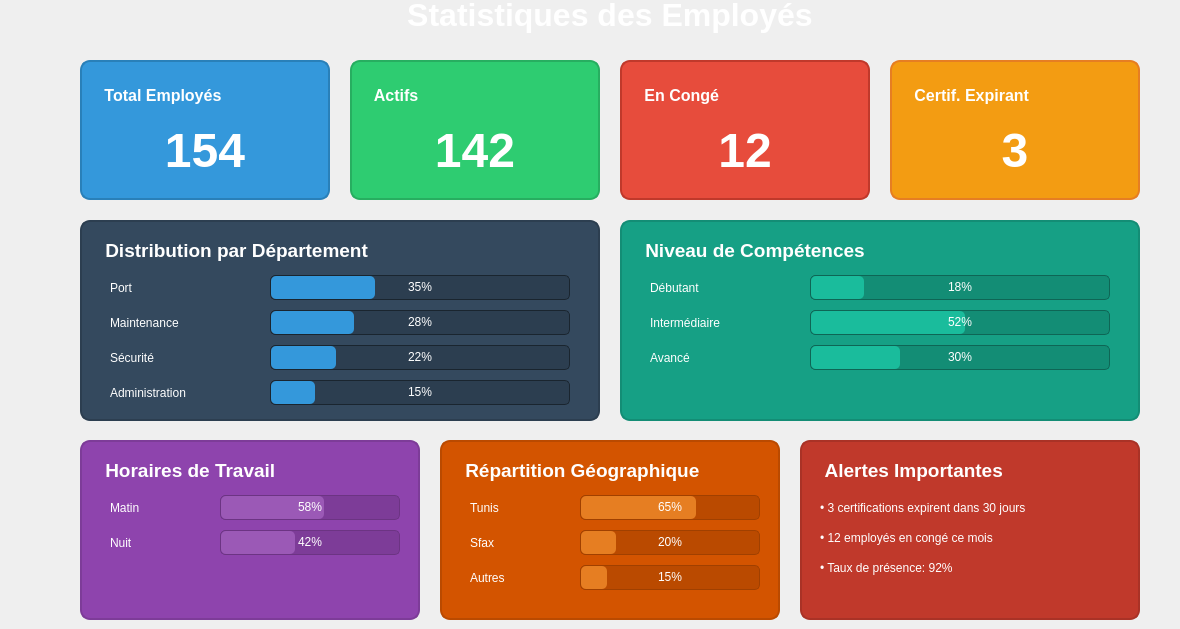
              <widget class="QWidget" name="subPageEmpl4">
               <widget class="QLabel" name="lblMetierTitle">
                <property name="geometry">
                 <rect>
                  <x>40</x>
                  <y>-10</y>
                  <width>1131</width>
                  <height>50</height>
                 </rect>
                </property>
                <property name="font">
                 <font>
                  <family>Segoe UI</family>
                  <pointsize>24</pointsize>
                  <bold>true</bold>
                 </font>
                </property>
                <property name="styleSheet">
                 <string notr="true">color: #1a3a52; background-color: transparent;
background-image: url(:/new/prefix1/18.jpg);
color: rgb(255, 255, 255);</string>
                </property>
                <property name="text">
                 <string> Statistiques des Employés</string>
                </property>
                <property name="alignment">
                 <set>Qt::AlignmentFlag::AlignCenter</set>
                </property>
               </widget>
               <widget class="QFrame" name="frameCard1">
                <property name="geometry">
                 <rect>
                  <x>80</x>
                  <y>60</y>
                  <width>250</width>
                  <height>140</height>
                 </rect>
                </property>
                <property name="styleSheet">
                 <string notr="true">QFrame { background-color: #3498db; border-radius: 10px; border: 2px solid #2980b9; }
QLabel { color: white; border: none; }</string>
                </property>
                <property name="frameShape">
                 <enum>QFrame::Shape::StyledPanel</enum>
                </property>
                <widget class="QLabel" name="lblTotalEmployees">
                 <property name="geometry">
                  <rect>
                   <x>20</x>
                   <y>20</y>
                   <width>210</width>
                   <height>30</height>
                  </rect>
                 </property>
                 <property name="font">
                  <font>
                   <pointsize>12</pointsize>
                   <bold>true</bold>
                  </font>
                 </property>
                 <property name="text">
                  <string> Total Employés</string>
                 </property>
                </widget>
                <widget class="QLabel" name="lblTotalEmployeesValue">
                 <property name="geometry">
                  <rect>
                   <x>20</x>
                   <y>60</y>
                   <width>210</width>
                   <height>60</height>
                  </rect>
                 </property>
                 <property name="font">
                  <font>
                   <pointsize>36</pointsize>
                   <bold>true</bold>
                  </font>
                 </property>
                 <property name="text">
                  <string>154</string>
                 </property>
                 <property name="alignment">
                  <set>Qt::AlignmentFlag::AlignCenter</set>
                 </property>
                </widget>
               </widget>
               <widget class="QFrame" name="frameCard2">
                <property name="geometry">
                 <rect>
                  <x>350</x>
                  <y>60</y>
                  <width>250</width>
                  <height>140</height>
                 </rect>
                </property>
                <property name="styleSheet">
                 <string notr="true">QFrame { background-color: #2ecc71; border-radius: 10px; border: 2px solid #27ae60; }
QLabel { color: white; border: none; }</string>
                </property>
                <property name="frameShape">
                 <enum>QFrame::Shape::StyledPanel</enum>
                </property>
                <widget class="QLabel" name="lblActiveEmployees">
                 <property name="geometry">
                  <rect>
                   <x>20</x>
                   <y>20</y>
                   <width>210</width>
                   <height>30</height>
                  </rect>
                 </property>
                 <property name="font">
                  <font>
                   <pointsize>12</pointsize>
                   <bold>true</bold>
                  </font>
                 </property>
                 <property name="text">
                  <string> Actifs</string>
                 </property>
                </widget>
                <widget class="QLabel" name="lblActiveEmployeesValue">
                 <property name="geometry">
                  <rect>
                   <x>20</x>
                   <y>60</y>
                   <width>210</width>
                   <height>60</height>
                  </rect>
                 </property>
                 <property name="font">
                  <font>
                   <pointsize>36</pointsize>
                   <bold>true</bold>
                  </font>
                 </property>
                 <property name="text">
                  <string>142</string>
                 </property>
                 <property name="alignment">
                  <set>Qt::AlignmentFlag::AlignCenter</set>
                 </property>
                </widget>
               </widget>
               <widget class="QFrame" name="frameCard3">
                <property name="geometry">
                 <rect>
                  <x>620</x>
                  <y>60</y>
                  <width>250</width>
                  <height>140</height>
                 </rect>
                </property>
                <property name="styleSheet">
                 <string notr="true">QFrame { background-color: #e74c3c; border-radius: 10px; border: 2px solid #c0392b; }
QLabel { color: white; border: none; }</string>
                </property>
                <property name="frameShape">
                 <enum>QFrame::Shape::StyledPanel</enum>
                </property>
                <widget class="QLabel" name="lblOnLeave">
                 <property name="geometry">
                  <rect>
                   <x>20</x>
                   <y>20</y>
                   <width>210</width>
                   <height>30</height>
                  </rect>
                 </property>
                 <property name="font">
                  <font>
                   <pointsize>12</pointsize>
                   <bold>true</bold>
                  </font>
                 </property>
                 <property name="text">
                  <string> En Congé</string>
                 </property>
                </widget>
                <widget class="QLabel" name="lblOnLeaveValue">
                 <property name="geometry">
                  <rect>
                   <x>20</x>
                   <y>60</y>
                   <width>210</width>
                   <height>60</height>
                  </rect>
                 </property>
                 <property name="font">
                  <font>
                   <pointsize>36</pointsize>
                   <bold>true</bold>
                  </font>
                 </property>
                 <property name="text">
                  <string>12</string>
                 </property>
                 <property name="alignment">
                  <set>Qt::AlignmentFlag::AlignCenter</set>
                 </property>
                </widget>
               </widget>
               <widget class="QFrame" name="frameCard4">
                <property name="geometry">
                 <rect>
                  <x>890</x>
                  <y>60</y>
                  <width>250</width>
                  <height>140</height>
                 </rect>
                </property>
                <property name="styleSheet">
                 <string notr="true">QFrame { background-color: #f39c12; border-radius: 10px; border: 2px solid #e67e22; }
QLabel { color: white; border: none; }</string>
                </property>
                <property name="frameShape">
                 <enum>QFrame::Shape::StyledPanel</enum>
                </property>
                <widget class="QLabel" name="lblCertExpiring">
                 <property name="geometry">
                  <rect>
                   <x>20</x>
                   <y>20</y>
                   <width>210</width>
                   <height>30</height>
                  </rect>
                 </property>
                 <property name="font">
                  <font>
                   <pointsize>12</pointsize>
                   <bold>true</bold>
                  </font>
                 </property>
                 <property name="text">
                  <string> Certif. Expirant</string>
                 </property>
                </widget>
                <widget class="QLabel" name="lblCertExpiringValue">
                 <property name="geometry">
                  <rect>
                   <x>20</x>
                   <y>60</y>
                   <width>210</width>
                   <height>60</height>
                  </rect>
                 </property>
                 <property name="font">
                  <font>
                   <pointsize>36</pointsize>
                   <bold>true</bold>
                  </font>
                 </property>
                 <property name="text">
                  <string>3</string>
                 </property>
                 <property name="alignment">
                  <set>Qt::AlignmentFlag::AlignCenter</set>
                 </property>
                </widget>
               </widget>
               <widget class="QFrame" name="frameDepartments">
                <property name="geometry">
                 <rect>
                  <x>80</x>
                  <y>220</y>
                  <width>520</width>
                  <height>201</height>
                 </rect>
                </property>
                <property name="styleSheet">
                 <string notr="true">QFrame { background-color: #34495e; border-radius: 10px; border: 2px solid #2c3e50; }
QLabel { color: white; border: none; }
QProgressBar { background-color: #2c3e50; border: 1px solid #1a252f; border-radius: 5px; text-align: center; color: white; }
QProgressBar::chunk { background-color: #3498db; border-radius: 5px; }</string>
                </property>
                <property name="frameShape">
                 <enum>QFrame::Shape::StyledPanel</enum>
                </property>
                <widget class="QLabel" name="lblDeptTitle">
                 <property name="geometry">
                  <rect>
                   <x>20</x>
                   <y>15</y>
                   <width>480</width>
                   <height>30</height>
                  </rect>
                 </property>
                 <property name="font">
                  <font>
                   <pointsize>14</pointsize>
                   <bold>true</bold>
                  </font>
                 </property>
                 <property name="text">
                  <string> Distribution par Département</string>
                 </property>
                </widget>
                <widget class="QLabel" name="lblDept1">
                 <property name="geometry">
                  <rect>
                   <x>30</x>
                   <y>55</y>
                   <width>150</width>
                   <height>25</height>
                  </rect>
                 </property>
                 <property name="text">
                  <string>Port</string>
                 </property>
                </widget>
                <widget class="QProgressBar" name="progressDept1">
                 <property name="geometry">
                  <rect>
                   <x>190</x>
                   <y>55</y>
                   <width>300</width>
                   <height>25</height>
                  </rect>
                 </property>
                 <property name="value">
                  <number>35</number>
                 </property>
                </widget>
                <widget class="QLabel" name="lblDept2">
                 <property name="geometry">
                  <rect>
                   <x>30</x>
                   <y>90</y>
                   <width>150</width>
                   <height>25</height>
                  </rect>
                 </property>
                 <property name="text">
                  <string>Maintenance</string>
                 </property>
                </widget>
                <widget class="QProgressBar" name="progressDept2">
                 <property name="geometry">
                  <rect>
                   <x>190</x>
                   <y>90</y>
                   <width>300</width>
                   <height>25</height>
                  </rect>
                 </property>
                 <property name="value">
                  <number>28</number>
                 </property>
                </widget>
                <widget class="QLabel" name="lblDept3">
                 <property name="geometry">
                  <rect>
                   <x>30</x>
                   <y>125</y>
                   <width>150</width>
                   <height>25</height>
                  </rect>
                 </property>
                 <property name="text">
                  <string>Sécurité</string>
                 </property>
                </widget>
                <widget class="QProgressBar" name="progressDept3">
                 <property name="geometry">
                  <rect>
                   <x>190</x>
                   <y>125</y>
                   <width>300</width>
                   <height>25</height>
                  </rect>
                 </property>
                 <property name="value">
                  <number>22</number>
                 </property>
                </widget>
                <widget class="QLabel" name="lblDept4">
                 <property name="geometry">
                  <rect>
                   <x>30</x>
                   <y>160</y>
                   <width>150</width>
                   <height>25</height>
                  </rect>
                 </property>
                 <property name="text">
                  <string>Administration</string>
                 </property>
                </widget>
                <widget class="QProgressBar" name="progressDept4">
                 <property name="geometry">
                  <rect>
                   <x>190</x>
                   <y>160</y>
                   <width>300</width>
                   <height>25</height>
                  </rect>
                 </property>
                 <property name="value">
                  <number>15</number>
                 </property>
                </widget>
               </widget>
               <widget class="QFrame" name="frameSkills">
                <property name="geometry">
                 <rect>
                  <x>620</x>
                  <y>220</y>
                  <width>520</width>
                  <height>201</height>
                 </rect>
                </property>
                <property name="styleSheet">
                 <string notr="true">QFrame { background-color: #16a085; border-radius: 10px; border: 2px solid #138d75; }
QLabel { color: white; border: none; }
QProgressBar { background-color: #138d75; border: 1px solid #0e6655; border-radius: 5px; text-align: center; color: white; }
QProgressBar::chunk { background-color: #1abc9c; border-radius: 5px; }</string>
                </property>
                <property name="frameShape">
                 <enum>QFrame::Shape::StyledPanel</enum>
                </property>
                <widget class="QLabel" name="lblSkillsTitle">
                 <property name="geometry">
                  <rect>
                   <x>20</x>
                   <y>15</y>
                   <width>480</width>
                   <height>30</height>
                  </rect>
                 </property>
                 <property name="font">
                  <font>
                   <pointsize>14</pointsize>
                   <bold>true</bold>
                  </font>
                 </property>
                 <property name="text">
                  <string> Niveau de Compétences</string>
                 </property>
                </widget>
                <widget class="QLabel" name="lblSkill1">
                 <property name="geometry">
                  <rect>
                   <x>30</x>
                   <y>55</y>
                   <width>150</width>
                   <height>25</height>
                  </rect>
                 </property>
                 <property name="text">
                  <string>Débutant</string>
                 </property>
                </widget>
                <widget class="QProgressBar" name="progressSkill1">
                 <property name="geometry">
                  <rect>
                   <x>190</x>
                   <y>55</y>
                   <width>300</width>
                   <height>25</height>
                  </rect>
                 </property>
                 <property name="value">
                  <number>18</number>
                 </property>
                </widget>
                <widget class="QLabel" name="lblSkill2">
                 <property name="geometry">
                  <rect>
                   <x>30</x>
                   <y>90</y>
                   <width>150</width>
                   <height>25</height>
                  </rect>
                 </property>
                 <property name="text">
                  <string>Intermédiaire</string>
                 </property>
                </widget>
                <widget class="QProgressBar" name="progressSkill2">
                 <property name="geometry">
                  <rect>
                   <x>190</x>
                   <y>90</y>
                   <width>300</width>
                   <height>25</height>
                  </rect>
                 </property>
                 <property name="value">
                  <number>52</number>
                 </property>
                </widget>
                <widget class="QLabel" name="lblSkill3">
                 <property name="geometry">
                  <rect>
                   <x>30</x>
                   <y>125</y>
                   <width>150</width>
                   <height>25</height>
                  </rect>
                 </property>
                 <property name="text">
                  <string>Avancé</string>
                 </property>
                </widget>
                <widget class="QProgressBar" name="progressSkill3">
                 <property name="geometry">
                  <rect>
                   <x>190</x>
                   <y>125</y>
                   <width>300</width>
                   <height>25</height>
                  </rect>
                 </property>
                 <property name="value">
                  <number>30</number>
                 </property>
                </widget>
               </widget>
               <widget class="QFrame" name="frameShifts">
                <property name="geometry">
                 <rect>
                  <x>80</x>
                  <y>440</y>
                  <width>340</width>
                  <height>180</height>
                 </rect>
                </property>
                <property name="styleSheet">
                 <string notr="true">QFrame { background-color: #8e44ad; border-radius: 10px; border: 2px solid #7d3c98; }
QLabel { color: white; border: none; }
QProgressBar { background-color: #7d3c98; border: 1px solid #6c3483; border-radius: 5px; text-align: center; color: white; }
QProgressBar::chunk { background-color: #9b59b6; border-radius: 5px; }</string>
                </property>
                <property name="frameShape">
                 <enum>QFrame::Shape::StyledPanel</enum>
                </property>
                <widget class="QLabel" name="lblShiftsTitle">
                 <property name="geometry">
                  <rect>
                   <x>20</x>
                   <y>15</y>
                   <width>300</width>
                   <height>30</height>
                  </rect>
                 </property>
                 <property name="font">
                  <font>
                   <pointsize>14</pointsize>
                   <bold>true</bold>
                  </font>
                 </property>
                 <property name="text">
                  <string> Horaires de Travail</string>
                 </property>
                </widget>
                <widget class="QLabel" name="lblShift1">
                 <property name="geometry">
                  <rect>
                   <x>30</x>
                   <y>55</y>
                   <width>100</width>
                   <height>25</height>
                  </rect>
                 </property>
                 <property name="text">
                  <string>Matin</string>
                 </property>
                </widget>
                <widget class="QProgressBar" name="progressShift1">
                 <property name="geometry">
                  <rect>
                   <x>140</x>
                   <y>55</y>
                   <width>180</width>
                   <height>25</height>
                  </rect>
                 </property>
                 <property name="value">
                  <number>58</number>
                 </property>
                </widget>
                <widget class="QLabel" name="lblShift2">
                 <property name="geometry">
                  <rect>
                   <x>30</x>
                   <y>90</y>
                   <width>100</width>
                   <height>25</height>
                  </rect>
                 </property>
                 <property name="text">
                  <string>Nuit</string>
                 </property>
                </widget>
                <widget class="QProgressBar" name="progressShift2">
                 <property name="geometry">
                  <rect>
                   <x>140</x>
                   <y>90</y>
                   <width>180</width>
                   <height>25</height>
                  </rect>
                 </property>
                 <property name="value">
                  <number>42</number>
                 </property>
                </widget>
               </widget>
               <widget class="QFrame" name="frameCities">
                <property name="geometry">
                 <rect>
                  <x>440</x>
                  <y>440</y>
                  <width>340</width>
                  <height>180</height>
                 </rect>
                </property>
                <property name="styleSheet">
                 <string notr="true">QFrame { background-color: #d35400; border-radius: 10px; border: 2px solid #ba4a00; }
QLabel { color: white; border: none; }
QProgressBar { background-color: #ba4a00; border: 1px solid #a04000; border-radius: 5px; text-align: center; color: white; }
QProgressBar::chunk { background-color: #e67e22; border-radius: 5px; }</string>
                </property>
                <property name="frameShape">
                 <enum>QFrame::Shape::StyledPanel</enum>
                </property>
                <widget class="QLabel" name="lblCitiesTitle">
                 <property name="geometry">
                  <rect>
                   <x>20</x>
                   <y>15</y>
                   <width>300</width>
                   <height>30</height>
                  </rect>
                 </property>
                 <property name="font">
                  <font>
                   <pointsize>14</pointsize>
                   <bold>true</bold>
                  </font>
                 </property>
                 <property name="text">
                  <string> Répartition Géographique</string>
                 </property>
                </widget>
                <widget class="QLabel" name="lblCity1">
                 <property name="geometry">
                  <rect>
                   <x>30</x>
                   <y>55</y>
                   <width>100</width>
                   <height>25</height>
                  </rect>
                 </property>
                 <property name="text">
                  <string>Tunis</string>
                 </property>
                </widget>
                <widget class="QProgressBar" name="progressCity1">
                 <property name="geometry">
                  <rect>
                   <x>140</x>
                   <y>55</y>
                   <width>180</width>
                   <height>25</height>
                  </rect>
                 </property>
                 <property name="value">
                  <number>65</number>
                 </property>
                </widget>
                <widget class="QLabel" name="lblCity2">
                 <property name="geometry">
                  <rect>
                   <x>30</x>
                   <y>90</y>
                   <width>100</width>
                   <height>25</height>
                  </rect>
                 </property>
                 <property name="text">
                  <string>Sfax</string>
                 </property>
                </widget>
                <widget class="QProgressBar" name="progressCity2">
                 <property name="geometry">
                  <rect>
                   <x>140</x>
                   <y>90</y>
                   <width>180</width>
                   <height>25</height>
                  </rect>
                 </property>
                 <property name="value">
                  <number>20</number>
                 </property>
                </widget>
                <widget class="QLabel" name="lblCity3">
                 <property name="geometry">
                  <rect>
                   <x>30</x>
                   <y>125</y>
                   <width>100</width>
                   <height>25</height>
                  </rect>
                 </property>
                 <property name="text">
                  <string>Autres</string>
                 </property>
                </widget>
                <widget class="QProgressBar" name="progressCity3">
                 <property name="geometry">
                  <rect>
                   <x>140</x>
                   <y>125</y>
                   <width>180</width>
                   <height>25</height>
                  </rect>
                 </property>
                 <property name="value">
                  <number>15</number>
                 </property>
                </widget>
               </widget>
               <widget class="QFrame" name="frameAlerts">
                <property name="geometry">
                 <rect>
                  <x>800</x>
                  <y>440</y>
                  <width>340</width>
                  <height>180</height>
                 </rect>
                </property>
                <property name="styleSheet">
                 <string notr="true">QFrame { background-color: #c0392b; border-radius: 10px; border: 2px solid #a93226; }
QLabel { color: white; border: none; }</string>
                </property>
                <property name="frameShape">
                 <enum>QFrame::Shape::StyledPanel</enum>
                </property>
                <widget class="QLabel" name="lblAlertsTitle">
                 <property name="geometry">
                  <rect>
                   <x>20</x>
                   <y>15</y>
                   <width>300</width>
                   <height>30</height>
                  </rect>
                 </property>
                 <property name="font">
                  <font>
                   <pointsize>14</pointsize>
                   <bold>true</bold>
                  </font>
                 </property>
                 <property name="text">
                  <string> Alertes Importantes</string>
                 </property>
                </widget>
                <widget class="QLabel" name="lblAlert1">
                 <property name="geometry">
                  <rect>
                   <x>20</x>
                   <y>55</y>
                   <width>300</width>
                   <height>25</height>
                  </rect>
                 </property>
                 <property name="font">
                  <font>
                   <pointsize>9</pointsize>
                  </font>
                 </property>
                 <property name="text">
                  <string>• 3 certifications expirent dans 30 jours</string>
                 </property>
                </widget>
                <widget class="QLabel" name="lblAlert2">
                 <property name="geometry">
                  <rect>
                   <x>20</x>
                   <y>85</y>
                   <width>300</width>
                   <height>25</height>
                  </rect>
                 </property>
                 <property name="font">
                  <font>
                   <pointsize>9</pointsize>
                  </font>
                 </property>
                 <property name="text">
                  <string>• 12 employés en congé ce mois</string>
                 </property>
                </widget>
                <widget class="QLabel" name="lblAlert3">
                 <property name="geometry">
                  <rect>
                   <x>20</x>
                   <y>115</y>
                   <width>300</width>
                   <height>25</height>
                  </rect>
                 </property>
                 <property name="font">
                  <font>
                   <pointsize>9</pointsize>
                  </font>
                 </property>
                 <property name="text">
                  <string>• Taux de présence: 92%</string>
                 </property>
                </widget>
               </widget>
              </widget>
